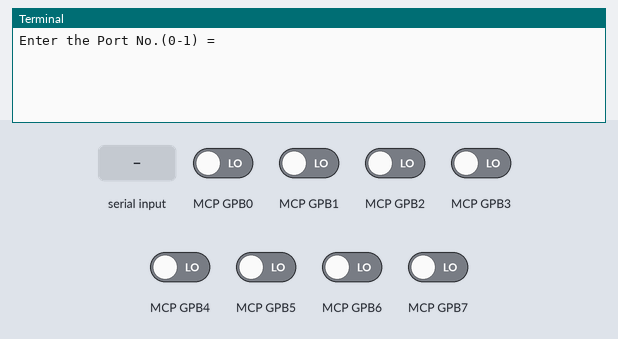
Recording of a program running on a simulated Raspberry Pi (BCM pin numbers). On the bench: the last lines printed to the terminal. The inputs (shaded band) are chosen by the test bench; at power-on: MCP GPB0–7 LOW. Library files of the repository ran but are not shown: MCP23017.py.

Above: at 1.2 s.
1.3 s: "1" typed at the terminal
At 1.7 s:
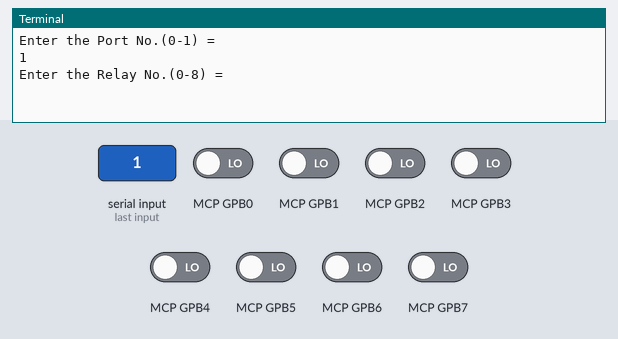
2.8 s: "0" typed at the terminal
At 3.01 s:
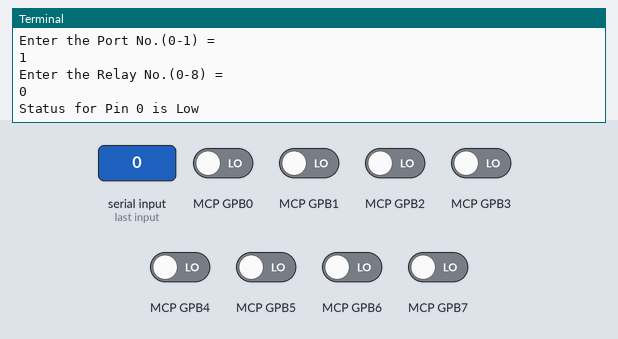
4.6 s: "2" typed at the terminal
Timing chart, 0 to 7.6 s (numbered marks = the images above; inputs shaded):
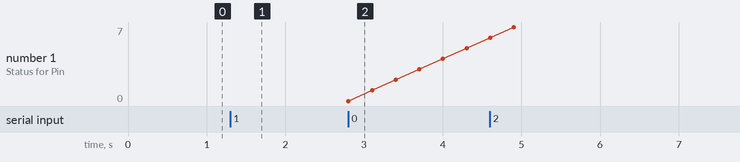

Measured:
- after the input at 1.3 s, the terminal: prints a new line at once (image 1)
- after the input at 2.8 s, the terminal: prints a new line at once (image 2)

The program:

Relay_GPIO.py
```python
# (licence header left out)
import time

from MCP23017 import MCP23017
mcp23017 = MCP23017()

while True :
	mcp23017.select_port()
	mcp23017.select_relay()
	mcp23017.set_output_dir()
	mcp23017.checking_status()
	mcp23017.gpio_config()
	mcp23017.check_status()
	print " ******************************* "
	time.sleep(0.2)
```
